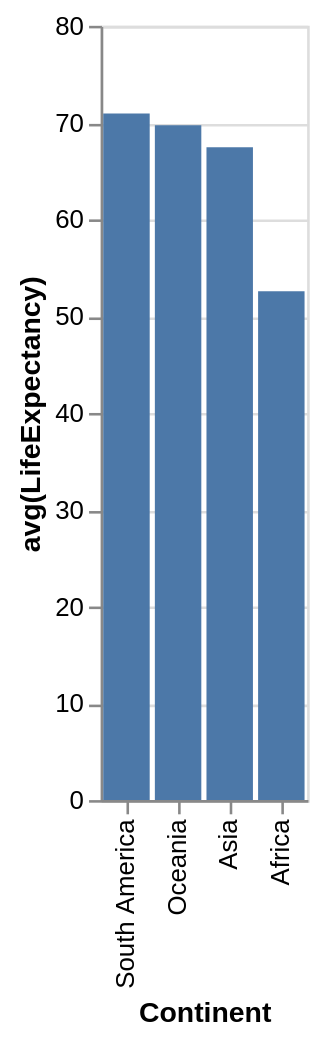

Write a Vega-Lite specification for this figure.
### Vega-Lite specification from a JSON file in a GitHub repository (floating-point values rounded to 4 significant figures)
{"data": {"values": [{"x_data": "South America", "y_data": 70.95}, {"x_data": "Oceania", "y_data": 69.72}, {"x_data": "Asia", "y_data": 67.44}, {"x_data": "Africa", "y_data": 52.57}]}, "mark": "bar", "encoding": {"x": {"field": "x_data", "type": "nominal", "title": "Continent", "sort": "descending"}, "y": {"field": "y_data", "type": "quantitative", "title": "avg(LifeExpectancy)"}}}
